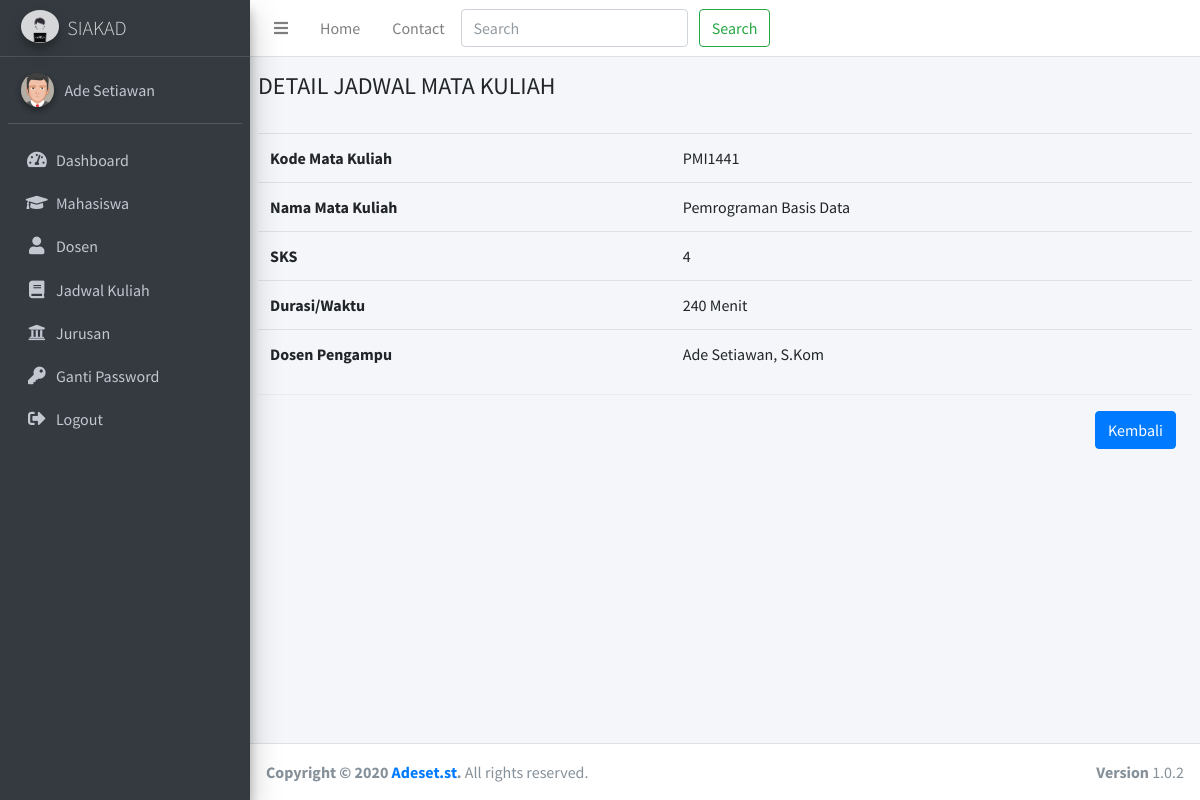
The app's page /index.php/jadwal/detailjadwal/1 with its own data.
### tables this page shows
CREATE TABLE `tb_jadwal` (
  `id` int(11) NOT NULL,
  `kodematkul` varchar(10) NOT NULL,
  `matkul` varchar(50) NOT NULL,
  `sks` varchar(5) NOT NULL,
  `durasi` varchar(10) NOT NULL,
  `nmdosen` varchar(100) NOT NULL
);

### application/controllers/jadwal.php (called while the page is built, shortened)
<?php
class Jadwal extends CI_Controller {
        public function __construct()
        {
            $this->load->database();
        }
    public function detailjadwal($id) {
        $this->load->model('m_jadwal');
        $detail['detail'] = $this->m_jadwal->detail_data($id);
        $this->load->view('templates/header');
        $this->load->view('templates/sidebar');
        $this->load->view('detailjadwal', $detail);
        $this->load->view('templates/footer');
    }
}

### index.php (called while the page is built, shortened)
<?php
require_once BASEPATH.'core/CodeIgniter.php';

### application/models/m_jadwal.php (called while the page is built, shortened)
<?php
class M_jadwal extends CI_Model {
    public function detail_data($id = NULL) {
        return $this->db->get_where('tb_jadwal', array('id' =>$id))->row();
    }
}

### application/views/detailjadwal.php (the view)
<div class="content-wrapper">
    <section class="content-header">
        <h4>DETAIL JADWAL MATA KULIAH</h4><br>
        <table class="table">
            <tr>
                <th>Kode Mata Kuliah</th>
                <td><?php echo $detail->kodematkul ?></td>
            </tr>
            <tr>
                <th>Nama Mata Kuliah</th>
                <td><?php echo $detail->matkul ?></td>
            </tr>
            <tr>
                <th>SKS</th>
                <td><?php echo $detail->sks ?></td>
            </tr>
            <tr>
                <th>Durasi/Waktu</th>
                <td><?php echo $detail->durasi ?></td>
            </tr>
            <tr>
                <th>Dosen Pengampu</th>
                <td><?php echo $detail->nmdosen ?></td>
            </tr>
        </table>
        <div class="modal-footer">
            <a href="<?php echo base_url('jadwal'); ?>" class="btn btn-primary">Kembali</i></a>
        </div>
    </section>
</div>

### records on screen
tb_jadwal: kodematkul "PMI1441", matkul "Pemrograman Basis Data", sks "4", durasi "240 Menit", nmdosen "Ade Setiawan, S.Kom"
